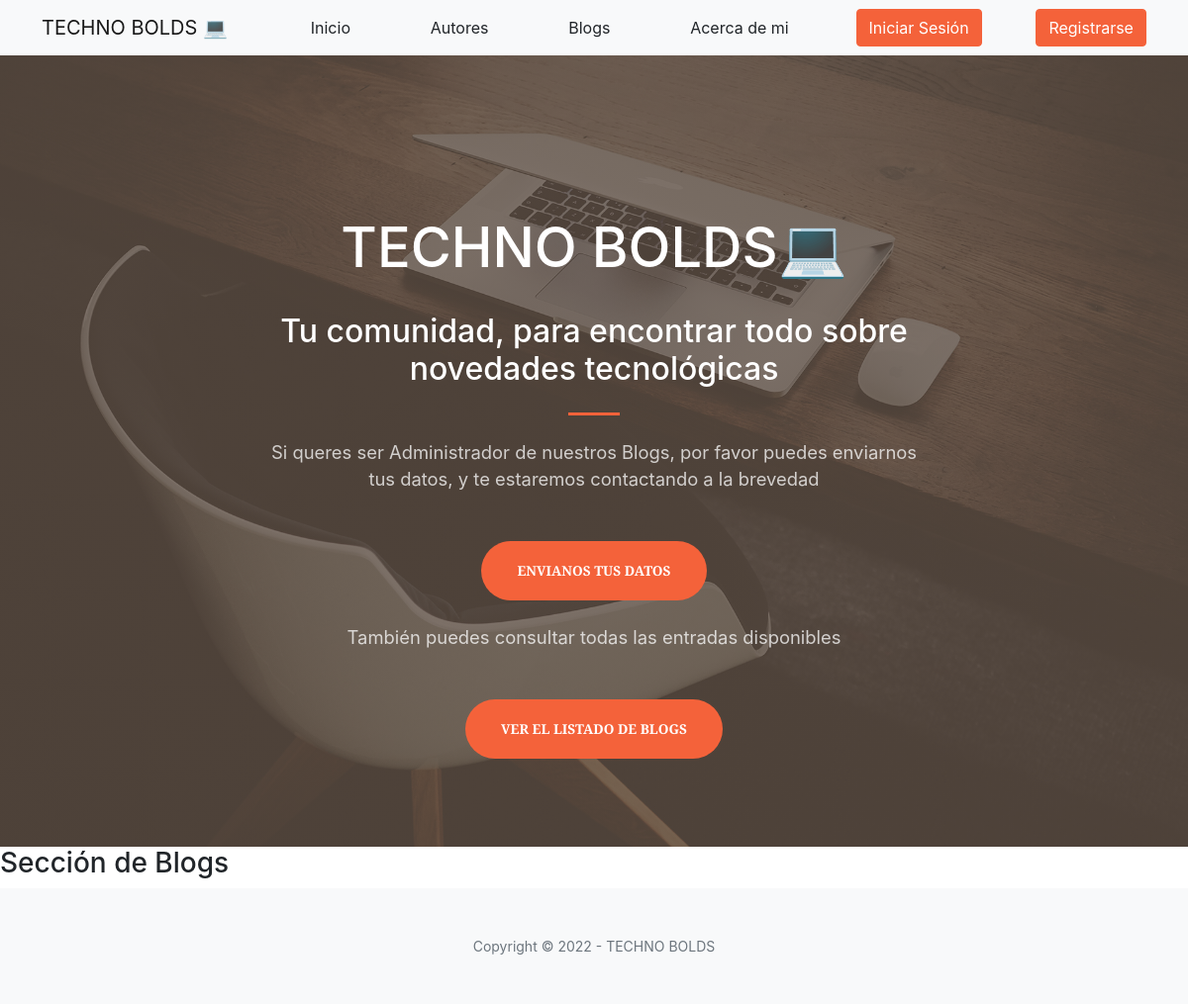
Page /pages/ on the earlier database version.
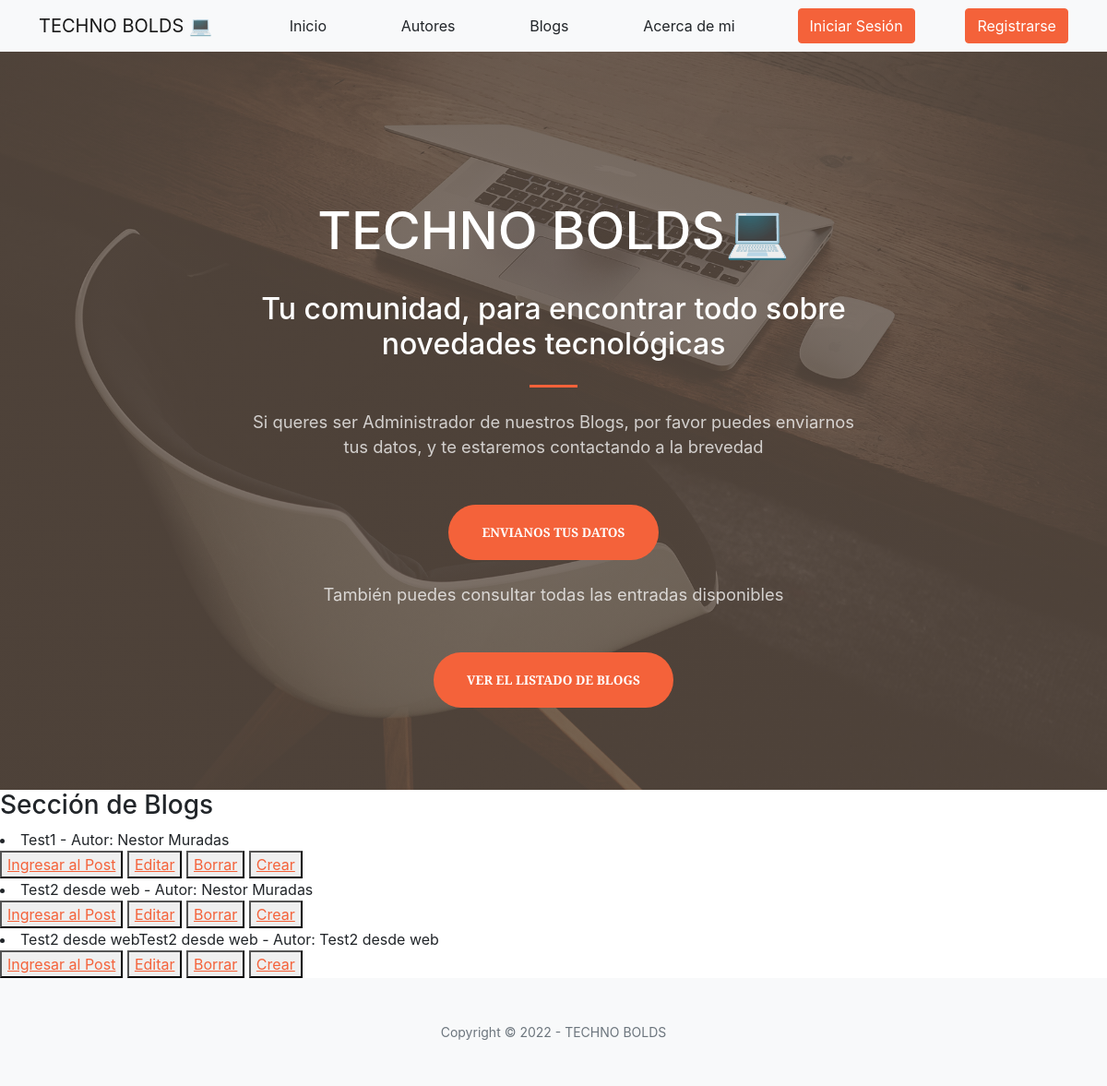
Same page on the later database version.
### AppCoder/models.py (models this page shows)
class Blog(models.Model):
    titulo = models.CharField(max_length=30, default="")
    subtitulo = models.TextField(max_length=90, default="")
    cuerpo = models.TextField(max_length=1000, default="")
    autor = models.CharField(max_length=30, default="")
    fecha = models.DateField(auto_now_add=True)
    imagen = models.ImageField(upload_to='imagenes', null=True, blank=True)
    def __str__(self) -> str:
        return self.titulo+" - "+"Autor:"+" "+self.autor

### AppCoder/views.py (the view)
# urls.py: path("pages/", views.BlogsList.as_view(), name="blog_listar"),
class BlogsList(ListView):
    model = Blog
    template_name = 'appCoder/blog_list.html'

### AppCoder/template/AppCoder/blog_list.html
{% extends "appCoder/padre.html" %}
{% load static %}
{% block contenidoQueCambia %}
<h3>Sección de Blogs</h3>
{% for blog in object_list %}
<li>{{blog}}</li>
<button>
    <a href="{% url 'blog_detalle' blog.id %}">Ingresar al Post</a>
</button>
<button>
    <a href="{% url 'blog_editar' blog.id %}">Editar</a>
</button>
<button>
    <a href="{% url 'blog_borrar' blog.id %}">Borrar</a>
</button>
<button>
    <a href="{% url 'blog_crear' %}">Crear</a>
</button>
{% endfor %}
{% endblock %}

Differences in the rows shown:
added Blog: titulo+autor "Test1 - Autor: Nestor Muradas"
added Blog: titulo+autor "Test2 desde web - Autor: Nestor Muradas"
added Blog: titulo+autor "Test2 desde webTest2 desde web - Autor: Test2 desde web"
